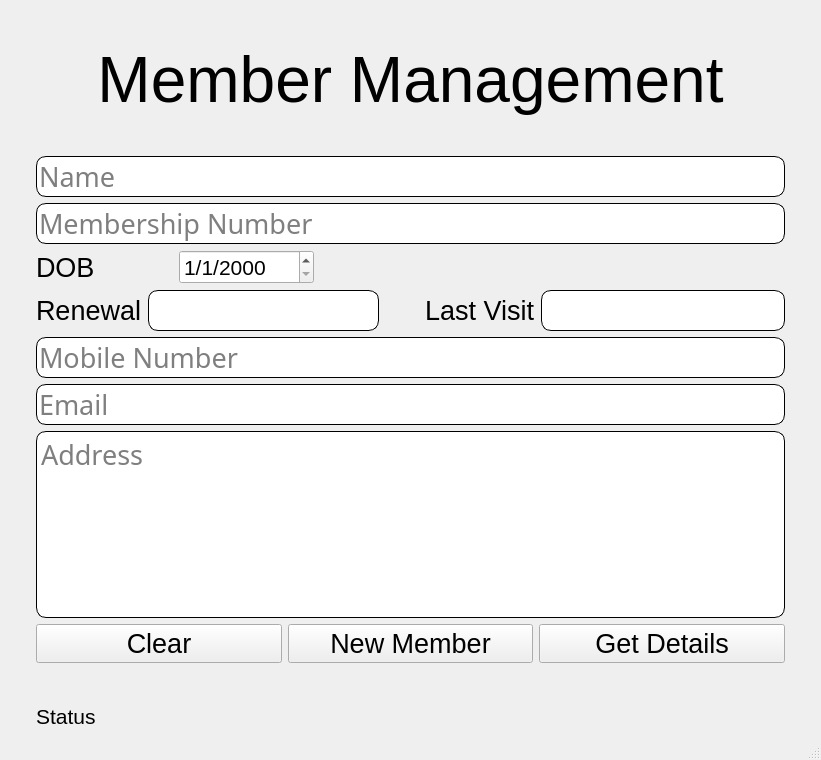
<?xml version="1.0" encoding="UTF-8"?>
<ui version="4.0">
 <class>MainWindow</class>
 <widget class="QMainWindow" name="MainWindow">
  <property name="geometry">
   <rect>
    <x>0</x>
    <y>0</y>
    <width>821</width>
    <height>760</height>
   </rect>
  </property>
  <property name="windowTitle">
   <string>Member Management</string>
  </property>
  <widget class="QWidget" name="centralwidget">
   <layout class="QHBoxLayout" name="horizontalLayout_2">
    <item>
     <spacer name="horizontalSpacer_2">
      <property name="orientation">
       <enum>Qt::Horizontal</enum>
      </property>
      <property name="sizeHint" stdset="0">
       <size>
        <width>40</width>
        <height>20</height>
       </size>
      </property>
     </spacer>
    </item>
    <item>
     <layout class="QHBoxLayout" name="horizontalLayout">
      <item>
       <layout class="QVBoxLayout" name="verticalLayout">
        <item>
         <spacer name="verSpaceAboveLogo">
          <property name="orientation">
           <enum>Qt::Vertical</enum>
          </property>
          <property name="sizeHint" stdset="0">
           <size>
            <width>20</width>
            <height>40</height>
           </size>
          </property>
         </spacer>
        </item>
        <item>
         <widget class="QLabel" name="lblLogo">
          <property name="font">
           <font>
            <pointsize>48</pointsize>
           </font>
          </property>
          <property name="text">
           <string>Member Management</string>
          </property>
          <property name="alignment">
           <set>Qt::AlignCenter</set>
          </property>
         </widget>
        </item>
        <item>
         <spacer name="verSpaceBelowLogo">
          <property name="orientation">
           <enum>Qt::Vertical</enum>
          </property>
          <property name="sizeHint" stdset="0">
           <size>
            <width>20</width>
            <height>40</height>
           </size>
          </property>
         </spacer>
        </item>
        <item>
         <widget class="QLineEdit" name="lnEdtName">
          <property name="styleSheet">
           <string notr="true">QLineEdit {
                border-radius: 10px;
                background-clip: border;
                background-color: rgb(255, 255,255);
                font: 20pt Vazir;
                border:1px solid;
            }</string>
          </property>
          <property name="placeholderText">
           <string>Name</string>
          </property>
         </widget>
        </item>
        <item>
         <widget class="QLineEdit" name="lnEdtMembershipNo">
          <property name="sizePolicy">
           <sizepolicy hsizetype="Expanding" vsizetype="Fixed">
            <horstretch>1</horstretch>
            <verstretch>0</verstretch>
           </sizepolicy>
          </property>
          <property name="styleSheet">
           <string notr="true">QLineEdit {
                border-radius: 10px;
                background-clip: border;
                background-color: rgb(255, 255,255);
                font: 20pt Vazir;
                border:1px solid;
            }</string>
          </property>
          <property name="inputMethodHints">
           <set>Qt::ImhDigitsOnly</set>
          </property>
          <property name="placeholderText">
           <string>Membership Number</string>
          </property>
         </widget>
        </item>
        <item>
         <layout class="QHBoxLayout" name="horizontalLayout_6">
          <item>
           <widget class="QLabel" name="lblDob">
            <property name="font">
             <font>
              <pointsize>20</pointsize>
             </font>
            </property>
            <property name="text">
             <string>DOB</string>
            </property>
           </widget>
          </item>
          <item>
           <spacer name="horizontalSpacer_4">
            <property name="orientation">
             <enum>Qt::Horizontal</enum>
            </property>
            <property name="sizeHint" stdset="0">
             <size>
              <width>40</width>
              <height>20</height>
             </size>
            </property>
           </spacer>
          </item>
          <item>
           <widget class="QDateEdit" name="dtEdtDob">
            <property name="sizePolicy">
             <sizepolicy hsizetype="Fixed" vsizetype="Fixed">
              <horstretch>1</horstretch>
              <verstretch>0</verstretch>
             </sizepolicy>
            </property>
            <property name="font">
             <font>
              <pointsize>16</pointsize>
             </font>
            </property>
            <property name="displayFormat">
             <string>d/M/yyyy</string>
            </property>
           </widget>
          </item>
          <item>
           <spacer name="horizontalSpacer_10">
            <property name="orientation">
             <enum>Qt::Horizontal</enum>
            </property>
            <property name="sizeHint" stdset="0">
             <size>
              <width>40</width>
              <height>20</height>
             </size>
            </property>
           </spacer>
          </item>
          <item>
           <spacer name="horizontalSpacer_9">
            <property name="orientation">
             <enum>Qt::Horizontal</enum>
            </property>
            <property name="sizeHint" stdset="0">
             <size>
              <width>40</width>
              <height>20</height>
             </size>
            </property>
           </spacer>
          </item>
          <item>
           <spacer name="horizontalSpacer_8">
            <property name="orientation">
             <enum>Qt::Horizontal</enum>
            </property>
            <property name="sizeHint" stdset="0">
             <size>
              <width>40</width>
              <height>20</height>
             </size>
            </property>
           </spacer>
          </item>
          <item>
           <spacer name="horizontalSpacer_7">
            <property name="orientation">
             <enum>Qt::Horizontal</enum>
            </property>
            <property name="sizeHint" stdset="0">
             <size>
              <width>40</width>
              <height>20</height>
             </size>
            </property>
           </spacer>
          </item>
          <item>
           <spacer name="horizontalSpacer_6">
            <property name="orientation">
             <enum>Qt::Horizontal</enum>
            </property>
            <property name="sizeHint" stdset="0">
             <size>
              <width>40</width>
              <height>20</height>
             </size>
            </property>
           </spacer>
          </item>
          <item>
           <spacer name="horizontalSpacer_5">
            <property name="orientation">
             <enum>Qt::Horizontal</enum>
            </property>
            <property name="sizeHint" stdset="0">
             <size>
              <width>40</width>
              <height>20</height>
             </size>
            </property>
           </spacer>
          </item>
         </layout>
        </item>
        <item>
         <layout class="QHBoxLayout" name="horizontalLayout_8">
          <item>
           <widget class="QLabel" name="label">
            <property name="font">
             <font>
              <pointsize>20</pointsize>
             </font>
            </property>
            <property name="text">
             <string>Renewal</string>
            </property>
           </widget>
          </item>
          <item>
           <widget class="QLineEdit" name="lnEdtRenewal">
            <property name="enabled">
             <bool>false</bool>
            </property>
            <property name="sizePolicy">
             <sizepolicy hsizetype="Expanding" vsizetype="Fixed">
              <horstretch>1</horstretch>
              <verstretch>0</verstretch>
             </sizepolicy>
            </property>
            <property name="sizeIncrement">
             <size>
              <width>0</width>
              <height>0</height>
             </size>
            </property>
            <property name="styleSheet">
             <string notr="true">QLineEdit {
                border-radius: 10px;
                background-clip: border;
                background-color: rgb(255, 255,255);
                font: 20pt Vazir;
                border:1px solid;
            }</string>
            </property>
            <property name="text">
             <string/>
            </property>
           </widget>
          </item>
          <item>
           <spacer name="horizontalSpacer_3">
            <property name="orientation">
             <enum>Qt::Horizontal</enum>
            </property>
            <property name="sizeHint" stdset="0">
             <size>
              <width>40</width>
              <height>20</height>
             </size>
            </property>
           </spacer>
          </item>
          <item>
           <widget class="QLabel" name="label_2">
            <property name="font">
             <font>
              <pointsize>20</pointsize>
             </font>
            </property>
            <property name="text">
             <string>Last Visit</string>
            </property>
           </widget>
          </item>
          <item>
           <widget class="QLineEdit" name="lnEdtLastVisit">
            <property name="styleSheet">
             <string notr="true">QLineEdit {
                border-radius: 10px;
                background-clip: border;
                background-color: rgb(255, 255,255);
                font: 20pt Vazir;
                border:1px solid;
            }</string>
            </property>
           </widget>
          </item>
         </layout>
        </item>
        <item>
         <layout class="QHBoxLayout" name="horizontalLayout_7"/>
        </item>
        <item>
         <layout class="QHBoxLayout" name="horizontalLayout_9">
          <item>
           <widget class="QLineEdit" name="lnEdtMobile">
            <property name="sizePolicy">
             <sizepolicy hsizetype="Expanding" vsizetype="Fixed">
              <horstretch>1</horstretch>
              <verstretch>0</verstretch>
             </sizepolicy>
            </property>
            <property name="styleSheet">
             <string notr="true">QLineEdit {
                border-radius: 10px;
                background-clip: border;
                background-color: rgb(255, 255,255);
                font: 20pt Vazir;
                border:1px solid;
            }</string>
            </property>
            <property name="inputMethodHints">
             <set>Qt::ImhDigitsOnly</set>
            </property>
            <property name="placeholderText">
             <string>Mobile Number</string>
            </property>
           </widget>
          </item>
         </layout>
        </item>
        <item>
         <widget class="QLineEdit" name="lnEdtEmail">
          <property name="styleSheet">
           <string notr="true">QLineEdit {
                border-radius: 10px;
                background-clip: border;
                background-color: rgb(255, 255,255);
                font: 20pt Vazir;
                border:1px solid;
            }</string>
          </property>
          <property name="placeholderText">
           <string>Email</string>
          </property>
         </widget>
        </item>
        <item>
         <widget class="QTextEdit" name="txtEdtAddress">
          <property name="sizePolicy">
           <sizepolicy hsizetype="Expanding" vsizetype="Expanding">
            <horstretch>1</horstretch>
            <verstretch>0</verstretch>
           </sizepolicy>
          </property>
          <property name="styleSheet">
           <string notr="true">QTextEdit {
                border-radius: 10px;
                background-clip: border;
                background-color: rgb(255, 255,255);
                font: 20pt Vazir;
                border:1px solid;
            }</string>
          </property>
          <property name="placeholderText">
           <string>Address</string>
          </property>
         </widget>
        </item>
        <item>
         <layout class="QHBoxLayout" name="horizontalLayout_11">
          <item>
           <widget class="QPushButton" name="btnClear">
            <property name="font">
             <font>
              <pointsize>20</pointsize>
             </font>
            </property>
            <property name="styleSheet">
             <string notr="true"/>
            </property>
            <property name="text">
             <string>Clear</string>
            </property>
           </widget>
          </item>
          <item>
           <widget class="QPushButton" name="btnNewJoiner">
            <property name="font">
             <font>
              <pointsize>20</pointsize>
             </font>
            </property>
            <property name="text">
             <string>New Member</string>
            </property>
           </widget>
          </item>
          <item>
           <widget class="QPushButton" name="btnGetDetails">
            <property name="font">
             <font>
              <pointsize>20</pointsize>
             </font>
            </property>
            <property name="styleSheet">
             <string notr="true"/>
            </property>
            <property name="text">
             <string>Get Details</string>
            </property>
           </widget>
          </item>
         </layout>
        </item>
        <item>
         <spacer name="VerSpaceAboveStatus">
          <property name="orientation">
           <enum>Qt::Vertical</enum>
          </property>
          <property name="sizeHint" stdset="0">
           <size>
            <width>20</width>
            <height>40</height>
           </size>
          </property>
         </spacer>
        </item>
        <item>
         <widget class="QLabel" name="lblStatus">
          <property name="font">
           <font>
            <pointsize>16</pointsize>
           </font>
          </property>
          <property name="styleSheet">
           <string notr="true"/>
          </property>
          <property name="text">
           <string>Status</string>
          </property>
         </widget>
        </item>
       </layout>
      </item>
     </layout>
    </item>
    <item>
     <spacer name="horizontalSpacer">
      <property name="orientation">
       <enum>Qt::Horizontal</enum>
      </property>
      <property name="sizeHint" stdset="0">
       <size>
        <width>40</width>
        <height>20</height>
       </size>
      </property>
     </spacer>
    </item>
   </layout>
  </widget>
  <widget class="QMenuBar" name="menubar">
   <property name="geometry">
    <rect>
     <x>0</x>
     <y>0</y>
     <width>821</width>
     <height>22</height>
    </rect>
   </property>
  </widget>
  <widget class="QStatusBar" name="statusbar"/>
 </widget>
 <resources/>
 <connections/>
</ui>
